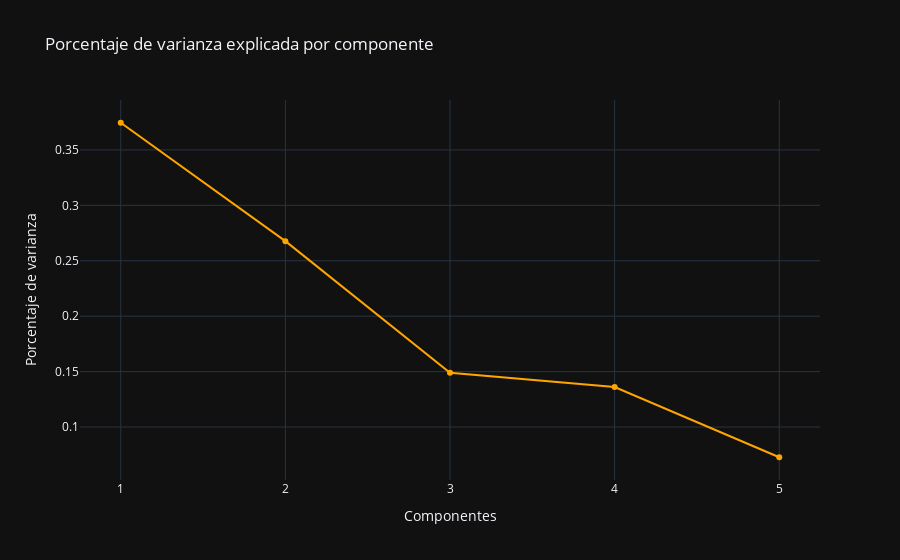

Notebook code for this chart:
### Markdown cell above
####  PCA CON DATOS DE TEST

### Code cell
# PCA con datos de test (código original)
numeric_scaled = StandardScaler().fit_transform(numeric_data)

# PCA para 95% de varianza
pca_95 = PCA(n_components=0.95).fit(numeric_scaled)
varianza_exp = pca_95.explained_variance_ratio_

fig = go.Figure()
fig.add_trace(
    go.Scatter(
        x=list(range(1, len(varianza_exp) + 1)),
        y=varianza_exp,
        mode="lines+markers",
        marker=dict(color="orange")
    )
)
fig.update_layout(
    template="plotly_dark",
    xaxis=dict(
        title_text="Componentes",
        tickmode="array",
        tickvals=list(range(1, len(varianza_exp) + 1))
    ),
    yaxis_title="Porcentaje de varianza",
    title="Porcentaje de varianza explicada por componente"
)
fig.show()

### Figure 1 — Plotly figure (JSON) as saved in the notebook; plotly's stock layout.template omitted (floating-point values rounded to 4 significant figures)
{"data": [{"marker": {"color": "orange"}, "mode": "lines+markers", "type": "scatter", "x": [1, 2, 3, 4, 5], "y": [0.3745, 0.2677, 0.149, 0.1361, 0.07274]}], "layout": {"title": {"text": "Porcentaje de varianza explicada por componente"}, "xaxis": {"tickmode": "array", "tickvals": [1, 2, 3, 4, 5], "title": {"text": "Componentes"}}, "yaxis": {"title": {"text": "Porcentaje de varianza"}}}}
